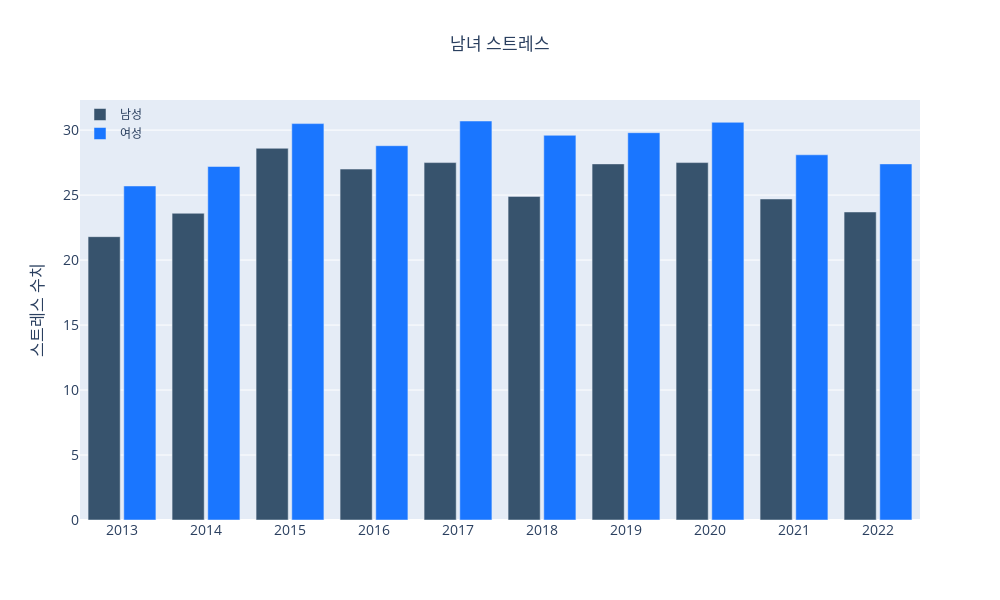

The notebook cell saved with this chart:
### Code cell
import plotly.graph_objects as go

years = list(range(2013, 2023))

fig = go.Figure()
fig.add_trace(go.Bar(x=years,
                y=man_stress,
                name='남성',
                marker_color='rgb(55, 83, 109)'
                ))
fig.add_trace(go.Bar(x=years,
                y=woman_stress,
                name='여성',
                marker_color='rgb(26, 118, 255)'
                ))

fig.update_layout(
    title='남녀 스트레스',
    title_x=0.5,  # 타이틀을 중앙으로 정렬
    xaxis=dict(
        tickfont_size=14,
        dtick=1  # x축에 모든 년도가 표시되도록 설정
    ),
    yaxis=dict(
        title='스트레스 수치',
        titlefont_size=16,
        tickfont_size=14,
    ),
    legend=dict(
        x=0,
        y=1.0,
        bgcolor='rgba(255, 255, 255, 0)',
        bordercolor='rgba(255, 255, 255, 0)'
    ),
    barmode='group',
    bargap=0.15,
    bargroupgap=0.1,
    width=1000,  # 그래프의 너비
    height=600   # 그래프의 높이
)

fig.show()

### Figure 1 — Plotly figure (JSON) as saved in the notebook; plotly's stock layout.template omitted (floating-point values rounded to 4 significant figures)
{"data": [{"marker": {"color": "rgb(55, 83, 109)"}, "name": "남성", "type": "bar", "x": [2013, 2014, 2015, 2016, 2017, 2018, 2019, 2020, 2021, 2022], "y": [21.8, 23.6, 28.6, 27, 27.5, 24.9, 27.4, 27.5, 24.7, 23.7]}, {"marker": {"color": "rgb(26, 118, 255)"}, "name": "여성", "type": "bar", "x": [2013, 2014, 2015, 2016, 2017, 2018, 2019, 2020, 2021, 2022], "y": [25.7, 27.2, 30.5, 28.8, 30.7, 29.6, 29.8, 30.6, 28.1, 27.4]}], "layout": {"bargap": 0.15, "bargroupgap": 0.1, "barmode": "group", "height": 600, "legend": {"bgcolor": "rgba(255, 255, 255, 0)", "bordercolor": "rgba(255, 255, 255, 0)", "x": 0, "y": 1}, "title": {"text": "남녀 스트레스", "x": 0.5}, "width": 1000, "xaxis": {"autorange": true, "dtick": 1, "range": [2012.0, 2022.0], "tickfont": {"size": 14}, "type": "linear"}, "yaxis": {"autorange": true, "range": [0, 32.32], "tickfont": {"size": 14}, "title": {"font": {"size": 16}, "text": "스트레스 수치"}, "type": "linear"}}}
